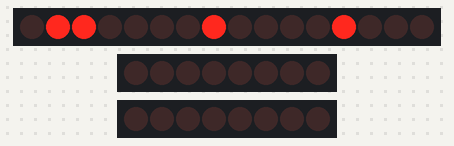
Recording of a sketch running on a simulated Arduino Nano, built with avr-gcc and run on an emulated ATmega328P. Parts: 16 shift-register outputs drawn as a row of LEDs (first output left, lit = HIGH), 2 × 8 shift-register outputs drawn as a row of LEDs (first output left, lit = HIGH). Wiring (inferred from the names in the program): 2 × shift register (74HC595): data pin 8; shift clock pin 9; latch pin 10; 2 × shift register (74HC595): data A5, shift clock A2 / data A3, shift clock A4. Wiring (inferred from the signals the program sends): 3 × row of LEDs: on Q0, Q1, Q2, Q3, Q4, Q5, Q6, Q7, Q8, Q9, Q10, Q11, Q12, Q13, Q14, Q15 / on Q0, Q1, Q2, Q3, Q4, Q5, Q6, Q7 / on Q0, Q1, Q2, Q3, Q4, Q5, Q6, Q7. Random numbers use the default seed unless the sketch sets one.

Above: at 1.99 s.
At 5.49 s:
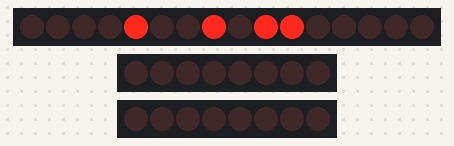
At 16.24 s:
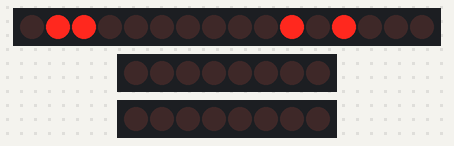
At 21.48 s:
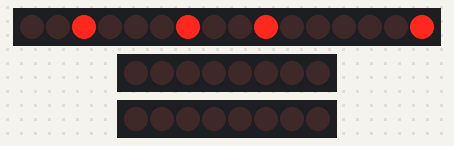
At 27.13 s:
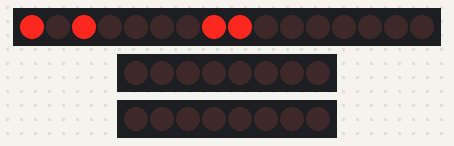
At 36.0 s:
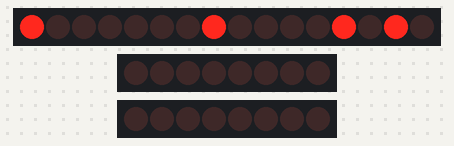
Timing chart, 0 to 40.0 s (numbered marks = the images above):
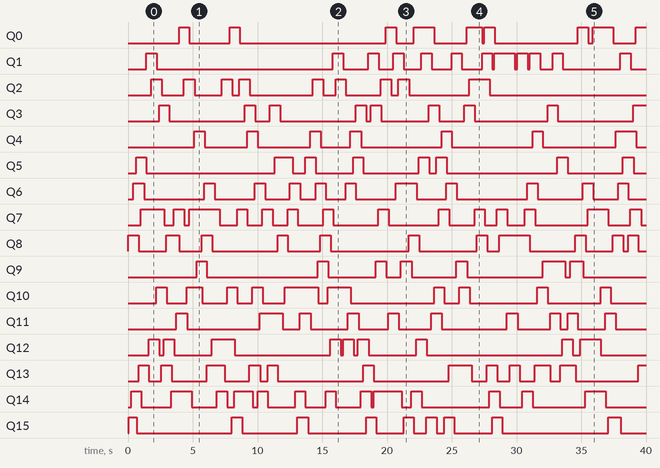

Measured:
- by itself, Q0: LOW → HIGH at 4.0 s, → LOW 0.78 s later, → HIGH 3.1 s later, → LOW 0.80 s later, … (17 changes in this stretch)
- by itself, Q1: LOW → HIGH at 1.4 s, → LOW 0.80 s later, → HIGH 13.6 s later, → LOW 0.80 s later, … (24 changes in this stretch)
- by itself, Q2: LOW → HIGH at 1.8 s, → LOW 0.80 s later, → HIGH 1.7 s later, → LOW 0.82 s later, … (18 changes in this stretch)
- by itself, Q3: LOW → HIGH at 2.4 s, → LOW 0.78 s later, → HIGH 5.8 s later, → LOW 0.82 s later, … (17 changes in this stretch)
- by itself, Q4: LOW → HIGH at 5.1 s, → LOW 0.82 s later, → HIGH 3.3 s later, → LOW 0.78 s later, … (14 changes in this stretch)
- by itself, Q5: LOW → HIGH at 0.62 s, → LOW 0.80 s later, → HIGH 9.9 s later, → LOW 1.4 s later, … (16 changes in this stretch)
- by itself, Q6: LOW → HIGH at 0.42 s, → LOW 0.82 s later, → HIGH 4.6 s later, → LOW 0.80 s later, … (22 changes in this stretch)
- by itself, Q7: LOW → HIGH at 1.0 s, → LOW 1.8 s later, → HIGH 0.74 s later, → LOW 0.82 s later, … (28 changes in this stretch)

The sketch:

LED_Cube.ino
```cpp
// Delay time for multiplexing per layer is 1 millisecond

const int numLayers = 4;
const int numCols = 16;
const int layers[] = {A2,A3,A4,A5};
// const int ledPins[] = {0,1,2,3,4,5,6,7,8,9,10,11,12,13,A0,A1};

const int potPin = A6;
const int dataPin = 8;
const int clockPin = 9;
const int latchPin = 10;

const int trigPin = 6;
const int echoPin = 7;

void turnOffEverything(uint16_t order);
void shiftOutLights();
void display(uint16_t layout0, uint16_t layout1, uint16_t layout2, uint16_t layout3);
void loopThroughAll();
int rainPos[] = {0,0,0,0};
void rain();
void terrible();
void spinningPlane();
void waves();
void distanceSensor();
void slidingSquare();

void setup() {
  pinMode(potPin,INPUT);
  for(int i = 0; i < numLayers; i++) {
    pinMode(layers[i],OUTPUT);
  }
  pinMode(dataPin,OUTPUT);
  pinMode(clockPin,OUTPUT);
  pinMode(latchPin,OUTPUT);

  pinMode(trigPin,OUTPUT);
  pinMode(echoPin,INPUT);
  // for(int i = 0; i < numCols; i++) {
  //   pinMode(ledPins[i],OUTPUT);
  // }
  turnOffEverything();
}

void loop() {
  rain();
}

void turnOffEverything() {
  for(int i = 0; i < numLayers; i++) {
    digitalWrite(layers[i],LOW);
  }
  shiftOutLights(0x0000);
}

// A 16-bit integer is given to shift out to the shift registers driving the LED columns
// 1 turns the column one and 0 turns it off
void shiftOutLights(uint16_t order) {
  byte first = order & 0xFF;
  byte second = (order >> 8) & 0xFF;
  digitalWrite(latchPin,LOW);
  shiftOut(dataPin,clockPin,LSBFIRST,first);
  shiftOut(dataPin,clockPin,LSBFIRST,second);
  digitalWrite(latchPin,HIGH);
}

// An image is given to be displayed by shifting out 16 bits for each layer
// The duration is how long to display the given image
void display(uint16_t layout0, uint16_t layout1, uint16_t layout2, uint16_t layout3, int duration) {
  uint16_t layouts[numLayers] = {layout0,layout1,layout2,layout3};
  for(int t = 0; t < duration/4; t++) {
    for(int i = 0; i < numLayers; i++) {
      shiftOutLights(layouts[i]);
      digitalWrite(layers[i],HIGH);
      delay(1);
      digitalWrite(layers[i],LOW);
    }
  }
}

void loopThroughAll() {
  display(0b1111111111111111,0b1111111111111111,0b1111111111111111,0b1111111111111111,1);
}

void terrible() {
  // int timePerLetter = 500;
  // for(int i = 0; i < timePerLetter/4; i++) {
  //   for(int l = 0; l < ledsPerRow; l++) {
  //     if(l == 3) {
  //       lightLeds(0);
  //     } else if (l == 2) {
  //       lightLeds(0b0000000000000111);
  //     } else {
  //       lightLeds(0b0000000000000010);
  //     }
  //     digitalWrite(layers[l],HIGH);
  //     delay(1);
  //     digitalWrite(layers[l],LOW);
  //   }
  // }
  // for(int i = 0; i < timePerLetter/4; i++) {
  //   for(int l = 0; l < ledsPerRow; l++) {
  //     if(l == 2) {
  //       lightLeds(0b0000000000000111);
  //     } else if (l == 1) {
  //       lightLeds(0b0000000000000001);
  //     } else {
  //       lightLeds(0b0000000000001111);
  //     }
  //     digitalWrite(layers[l],HIGH);
  //     delay(1);
  //     digitalWrite(layers[l],LOW);
  //   }
  // }
}

void spinningPlane() {
  int timePerImage = 80;
  int timePerRotation = 2000;

  for(int o = 0; o < timePerRotation; o+=(timePerImage*6)) {
    for(int i = 0; i < timePerImage/4; i++) {
      for(int l = 0; l < numLayers; l++) {
        shiftOutLights(0b0001001001001000);
        digitalWrite(layers[l],HIGH);
        delay(1);
        digitalWrite(layers[l],LOW);
      }
    }
    for(int i = 0; i < timePerImage/4; i++) {
      for(int l = 0; l < numLayers; l++) {
        shiftOutLights(0b0010001001000100);
        digitalWrite(layers[l],HIGH);
        delay(1);
        digitalWrite(layers[l],LOW);
      }
    }
    for(int i = 0; i < timePerImage/4; i++) {
      for(int l = 0; l < numLayers; l++) {
        shiftOutLights(0b0100010000100010);
        digitalWrite(layers[l],HIGH);
        delay(1);
        digitalWrite(layers[l],LOW);
      }
    }
    for(int i = 0; i < timePerImage/4; i++) {
      for(int l = 0; l < numLayers; l++) {
        shiftOutLights(0b1000010000100001);
        digitalWrite(layers[l],HIGH);
        delay(1);
        digitalWrite(layers[l],LOW);
      }
    }
    for(int i = 0; i < timePerImage/4; i++) {
      for(int l = 0; l < numLayers; l++) {
        shiftOutLights(0b0000110000110000);
        digitalWrite(layers[l],HIGH);
        delay(1);
        digitalWrite(layers[l],LOW);
      }
    }
    for(int i = 0; i < timePerImage/4; i++) {
      for(int l = 0; l < numLayers; l++) {
        shiftOutLights(0b0000001111000000);
        digitalWrite(layers[l],HIGH);
        delay(1);
        digitalWrite(layers[l],LOW);
      }
    }
  }

  // Change axis of rotation
  for(int o = 0; o < timePerRotation; o+=(timePerImage*6)) {
    display(0b1111000000000000,0b0000111100000000,0b0000000011110000,0b0000000000001111,timePerImage);
    display(0b0000000000000000,0b1111111100000000,0b0000000011111111,0b0000000000000000,timePerImage);
    display(0b0000000000000000,0b0000000011111111,0b1111111100000000,0b0000000000000000,timePerImage);
    display(0b0000000000001111,0b0000000011110000,0b0000111100000000,0b1111000000000000,timePerImage);
    display(0b0000000011110000,0b0000000011110000,0b0000111100000000,0b0000111100000000,timePerImage);
    display(0b0000111100000000,0b0000111100000000,0b0000000011110000,0b0000000011110000,timePerImage);
  }
}

void waves() {
  int timePerImage = 60;
  display(0b1111011100110001,0b0110001100010000,0b0110001100010000,0b0011000100000000,timePerImage);
  display(0b0111001100011000,0b0011000100000000,0b0011000100000000,0b0001000000001000,timePerImage);
  display(0b0011000110001100,0b0001000000001000,0b0001000000001000,0b0000000010001100,timePerImage);
  display(0b0001100011001110,0b0000000010001100,0b0000000010001100,0b0000100011000110,timePerImage);
  display(0b1000110011101111,0b0000100011000110,0b0000100011000110,0b1000110001100011,timePerImage);
  display(0b1100111011110111,0b1000110001100011,0b1000110001100011,0b1100011000110001,timePerImage);
  display(0b1110111101110011,0b1100011000110001,0b1100011000110001,0b0110001100010000,timePerImage);
}

void slidingSquare() {
  const int stopTime = 500;
  const int moveTime = 500;
  display(0x8888,0x8888,0x8888,0x8888,stopTime);

  display(0x4444,0x8888,0x8888,0x8888,moveTime/5);
  display(0x2222,0x4444,0x8888,0x8888,moveTime/5);
  display(0x1111,0x2222,0x4444,0x8888,moveTime/5);
  display(0x1111,0x1111,0x2222,0x4444,moveTime/5);
  display(0x1111,0x1111,0x1111,0x2222,moveTime/5);


  display(0x1111,0x1111,0x1111,0x1111,stopTime);

  display(0x2222,0x1111,0x1111,0x1111,moveTime/5);
  display(0x4444,0x2222,0x1111,0x1111,moveTime/5);
  display(0x8888,0x4444,0x2222,0x1111,moveTime/5);
  display(0x8888,0x8888,0x4444,0x2222,moveTime/5);
  display(0x8888,0x8888,0x8888,0x4444,moveTime/5);
}

void rain() {
  for(int i = numLayers-1; i > 0; i--) {
    rainPos[i] = rainPos[i-1];
  }
  rainPos[0] = random(16);
  display(1<<rainPos[0],1<<rainPos[1],1<<rainPos[2],1<<rainPos[3],160);
}

void distanceSensor() {
  const unsigned long timeout = 29000;
  digitalWrite(trigPin,HIGH);
  delayMicroseconds(10);
  digitalWrite(trigPin,LOW);
  long distance = pulseIn(echoPin,HIGH,timeout);
}
```
